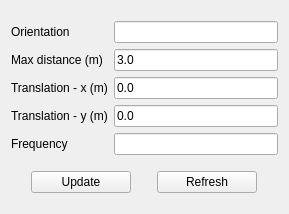
<?xml version="1.0" encoding="UTF-8"?>
<ui version="4.0">
 <class>CO2SensorProperties</class>
 <widget class="QWidget" name="CO2SensorProperties">
  <property name="geometry">
   <rect>
    <x>0</x>
    <y>0</y>
    <width>289</width>
    <height>214</height>
   </rect>
  </property>
  <property name="windowTitle">
   <string>CO2 sensor</string>
  </property>
  <layout class="QGridLayout" name="gridLayout_2">
   <item row="0" column="0">
    <layout class="QGridLayout" name="gridLayout">
     <item row="1" column="1">
      <widget class="QLineEdit" name="maxDistance">
       <property name="text">
        <string>3.0</string>
       </property>
      </widget>
     </item>
     <item row="3" column="1">
      <widget class="QLineEdit" name="y_">
       <property name="text">
        <string>0.0</string>
       </property>
       <property name="readOnly">
        <bool>false</bool>
       </property>
      </widget>
     </item>
     <item row="2" column="1">
      <widget class="QLineEdit" name="x_">
       <property name="text">
        <string>0.0</string>
       </property>
       <property name="readOnly">
        <bool>false</bool>
       </property>
      </widget>
     </item>
     <item row="3" column="0">
      <widget class="QLabel" name="label_5">
       <property name="text">
        <string>Translation - y (m)</string>
       </property>
      </widget>
     </item>
     <item row="1" column="0">
      <widget class="QLabel" name="label_3">
       <property name="text">
        <string>Max distance (m)</string>
       </property>
      </widget>
     </item>
     <item row="2" column="0">
      <widget class="QLabel" name="label_4">
       <property name="text">
        <string>Translation - x (m)</string>
       </property>
      </widget>
     </item>
     <item row="0" column="0">
      <widget class="QLabel" name="label">
       <property name="text">
        <string>Orientation</string>
       </property>
      </widget>
     </item>
     <item row="0" column="1">
      <widget class="QLineEdit" name="orientation"/>
     </item>
     <item row="4" column="0">
      <widget class="QLabel" name="label_7">
       <property name="text">
        <string>Frequency</string>
       </property>
      </widget>
     </item>
     <item row="4" column="1">
      <widget class="QLineEdit" name="frequency"/>
     </item>
    </layout>
   </item>
   <item row="1" column="0">
    <layout class="QHBoxLayout" name="horizontalLayout">
     <item>
      <widget class="QPushButton" name="pushButton">
       <property name="maximumSize">
        <size>
         <width>100</width>
         <height>16777215</height>
        </size>
       </property>
       <property name="text">
        <string>Update</string>
       </property>
      </widget>
     </item>
     <item>
      <widget class="QPushButton" name="refreshButton">
       <property name="minimumSize">
        <size>
         <width>100</width>
         <height>0</height>
        </size>
       </property>
       <property name="maximumSize">
        <size>
         <width>100</width>
         <height>16777215</height>
        </size>
       </property>
       <property name="text">
        <string>Refresh</string>
       </property>
      </widget>
     </item>
    </layout>
   </item>
  </layout>
 </widget>
 <tabstops>
  <tabstop>orientation</tabstop>
  <tabstop>maxDistance</tabstop>
  <tabstop>x_</tabstop>
  <tabstop>y_</tabstop>
  <tabstop>frequency</tabstop>
  <tabstop>pushButton</tabstop>
  <tabstop>refreshButton</tabstop>
 </tabstops>
 <resources/>
 <connections/>
</ui>
